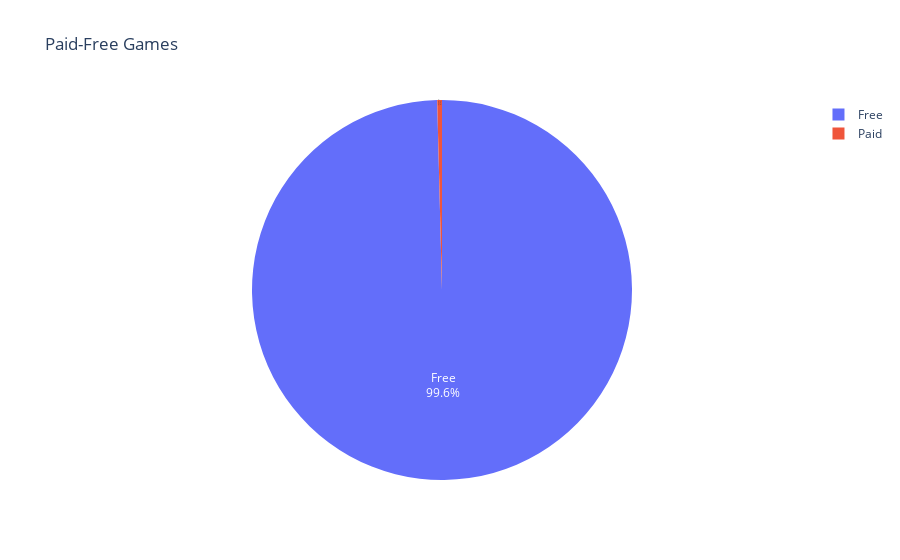

The code cell stored with this chart in its notebook:
### Code cell
# with plotly

paid_free_games = df_1["paid"].value_counts()
label = ["Free","Paid"]
fig = px.pie(paid_free_games, values = df_1["paid"].value_counts().values, names=label,
             title = "Paid-Free Games")
fig.update_traces(textposition ='inside', textinfo = 'percent+label')
fig.show()

### Figure 1 — Plotly figure (JSON) as saved in the notebook; plotly's stock layout.template omitted (floating-point values rounded to 4 significant figures)
{"data": [{"domain": {"x": [0, 1], "y": [0, 1]}, "hovertemplate": "label=%{label}<br>value=%{value}<extra></extra>", "labels": ["Free", "Paid"], "legendgroup": "", "name": "", "showlegend": true, "textinfo": "percent+label", "textposition": "inside", "type": "pie", "values": [1723, 7]}], "layout": {"legend": {"tracegroupgap": 0}, "title": {"text": "Paid-Free Games"}}}
